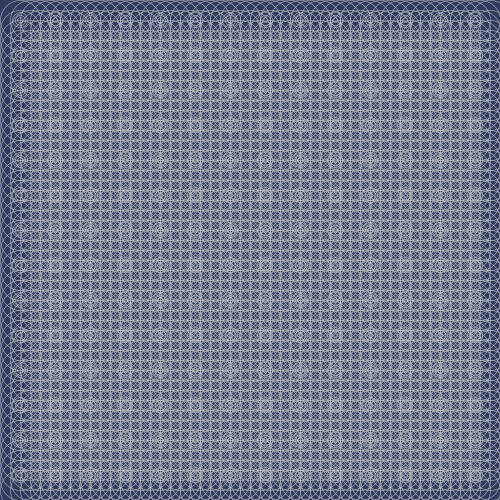
Frame 1 (no input)
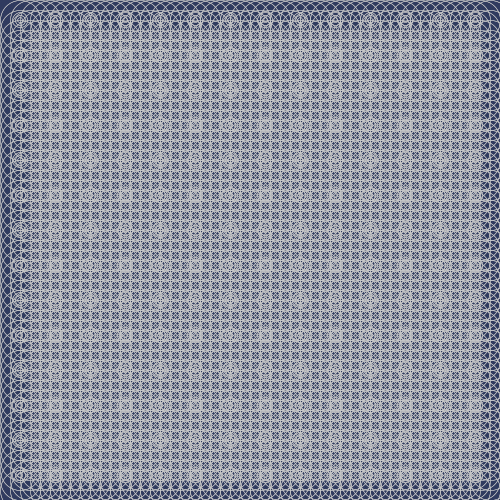
Frame 2 (the mouse pressed at the canvas centre, redrawn once)

The Processing sketch that drew these frames (run headless with seeded random() and noise(); the mouse was pressed at the canvas centre and the sketch redrawn once):

// Processing sketch: processing_85211
// ── processing_85211.pde

void setup()
{
  size(500, 500);
  stroke(200);
  background(#303b5f);
  strokeWeight(0.5);
  smooth();
}



void draw()
{
  noFill();

  for (int posX = 20; posX < width; posX = posX + 10)
  {
   
  for (int posY = 20; posY < height; posY = posY + 10)
  {
    ellipse(posX, posY, 40, 40);
  }}

for (int posX = 20; posX < width; posX = posX + 35)
  {
   
  for (int posY = 20; posY < height; posY = posY + 35)
  {
    ellipse(posX, posY, 5, 5);
  }}

for (int posX = 20; posX < width; posX = posX + 35)
  {
   
  for (int posY = 20; posY < height; posY = posY + 35)
  {
    ellipse(posX, posY, 10, 10);
    
  }}
 
 for (int posX = 20; posX < width; posX = posX + 35)
  {
   
  for (int posY = 20; posY < height; posY = posY + 35)
  {
    ellipse(posX, posY, 15, 15);
    
  }}
 
 noLoop();
}
